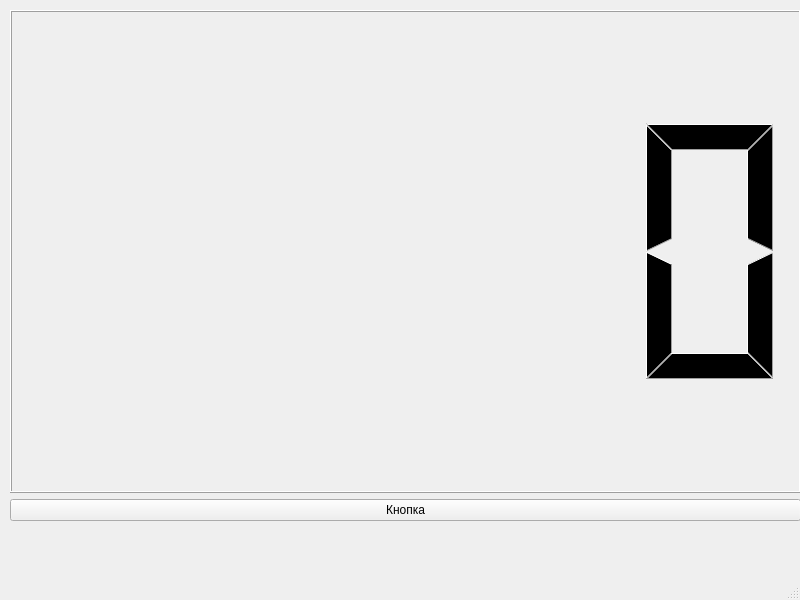
<?xml version="1.0" encoding="UTF-8"?>
<ui version="4.0">
 <class>MainWindow</class>
 <widget class="QMainWindow" name="MainWindow">
  <property name="geometry">
   <rect>
    <x>0</x>
    <y>0</y>
    <width>800</width>
    <height>600</height>
   </rect>
  </property>
  <property name="windowTitle">
   <string>MainWindow</string>
  </property>
  <widget class="QWidget" name="centralwidget">
   <widget class="QWidget" name="horizontalLayoutWidget">
    <property name="geometry">
     <rect>
      <x>10</x>
      <y>10</y>
      <width>791</width>
      <height>511</height>
     </rect>
    </property>
    <layout class="QVBoxLayout" name="verticalLayout">
     <item>
      <widget class="QLCDNumber" name="lcdNumber"/>
     </item>
     <item>
      <widget class="QPushButton" name="pushButton">
       <property name="text">
        <string>Кнопка</string>
       </property>
      </widget>
     </item>
    </layout>
   </widget>
  </widget>
  <widget class="QMenuBar" name="menubar">
   <property name="geometry">
    <rect>
     <x>0</x>
     <y>0</y>
     <width>800</width>
     <height>21</height>
    </rect>
   </property>
  </widget>
  <widget class="QStatusBar" name="statusbar"/>
 </widget>
 <resources/>
 <connections/>
</ui>
